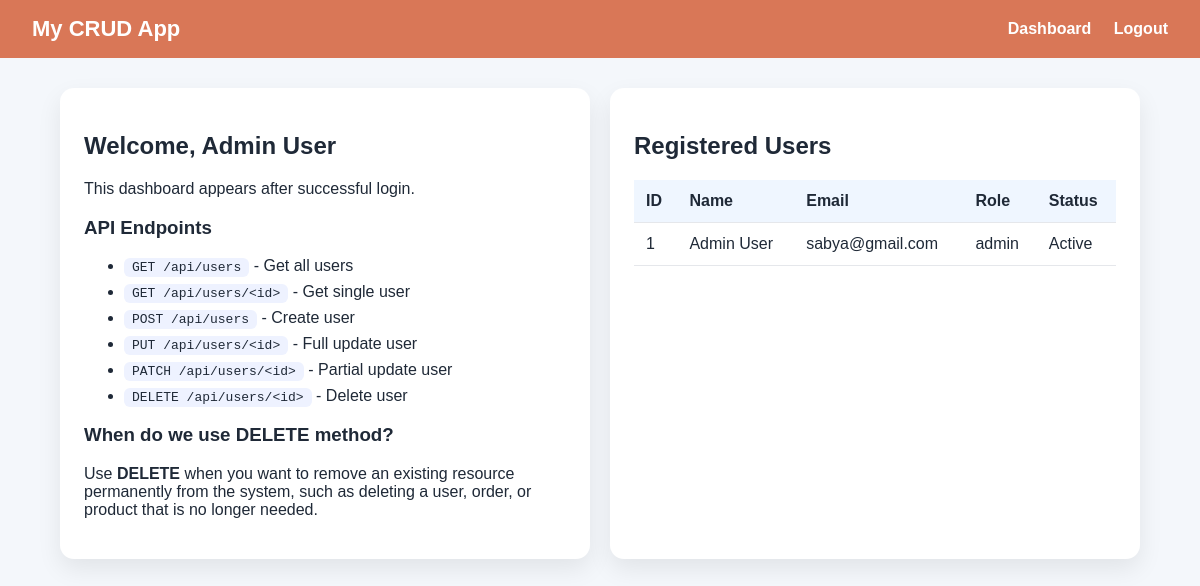
The page /dashboard (signed in) on the database its author committed.
### AppUiBackend/app.py (models this page shows, shortened)
class User(db.Model):
    id = db.Column(db.Integer, primary_key=True)
    full_name = db.Column(db.String(120), nullable=False)
    email = db.Column(db.String(120), unique=True, nullable=False)
    password_hash = db.Column(db.String(255), nullable=False)
    role = db.Column(db.String(50), default='user')
    is_active = db.Column(db.Boolean, default=True)

### AppUiBackend/app.py (the view)
@app.route('/dashboard')
@login_required
def dashboard():
    users = User.query.order_by(User.id.desc()).all()
    return render_template('dashboard.html', users=users)

### AppUiBackend/app.py (called while the page is built)
def login_required(view_func):
    @wraps(view_func)
    def wrapper(*args, **kwargs):
        if 'user_id' not in session:
            flash('Please login first.', 'warning')
            return redirect(url_for('login'))
        return view_func(*args, **kwargs)
    return wrapper

### AppUiBackend/templates/dashboard.html
{% extends 'base.html' %}
{% block content %}
<div class="grid">
    <section class="card">
        <h2>Welcome, {{ session.get('user_name') }}</h2>
        <p>This dashboard appears after successful login.</p>
        <h3>API Endpoints</h3>
        <ul class="api-list">
            <li><code>GET /api/users</code> - Get all users</li>
            <li><code>GET /api/users/&lt;id&gt;</code> - Get single user</li>
            <li><code>POST /api/users</code> - Create user</li>
            <li><code>PUT /api/users/&lt;id&gt;</code> - Full update user</li>
            <li><code>PATCH /api/users/&lt;id&gt;</code> - Partial update user</li>
            <li><code>DELETE /api/users/&lt;id&gt;</code> - Delete user</li>
        </ul>
        <h3>When do we use DELETE method?</h3>
        <p>Use <strong>DELETE</strong> when you want to remove an existing resource permanently from the system, such as deleting a user, order, or product that is no longer needed.</p>
    </section>
    <section class="card">
        <h2>Registered Users</h2>
        <table>
            <thead>
                <tr>
                    <th>ID</th>
                    <th>Name</th>
                    <th>Email</th>
                    <th>Role</th>
                    <th>Status</th>
                </tr>
            </thead>
            <tbody>
                {% for user in users %}
                <tr>
                    <td>{{ user.id }}</td>
                    <td>{{ user.full_name }}</td>
                    <td>{{ user.email }}</td>
                    <td>{{ user.role }}</td>
                    <td>{{ 'Active' if user.is_active else 'Inactive' }}</td>
                </tr>
                {% else %}
                <tr>
                    <td colspan="5">No users found.</td>
                </tr>
                {% endfor %}
            </tbody>
        </table>
    </section>
</div>
{% endblock %}

### AppUiBackend/templates/base.html (shortened to what this page needs)
<!DOCTYPE html>
<html lang="en">
<head>
    <link rel="stylesheet" href="{{ url_for('static', filename='css/style.css') }}">
</head>
<body>
    <nav class="navbar">
        <div class="brand">My CRUD App</div>
        <div class="nav-links">
            {% if session.get('user_id') %}
                <a href="{{ url_for('dashboard') }}">Dashboard</a>
                <a href="{{ url_for('logout') }}">Logout</a>
            {% else %}
                <a href="{{ url_for('login') }}">Login</a>
                <a href="{{ url_for('signup') }}">Signup</a>
            {% endif %}
        </div>
    </nav>
    <main class="container">
        {% block content %}{% endblock %}
    </main>
</body>
</html>

### AppUiBackend/static/css/style.css (style rules this page uses)
* { box-sizing: border-box; }
body { margin: 0; font-family: Arial, sans-serif; background: #f4f7fb; color: #1f2937; }
.navbar { display: flex; justify-content: space-between; align-items: center; background: #D97757; color: white; padding: 16px 32px; }
.brand { font-weight: 700; font-size: 22px; }
.nav-links a { color: white; text-decoration: none; margin-left: 18px; font-weight: 600; }
.container { width: 90%; max-width: 1100px; margin: 30px auto; }
.card { background: white; border-radius: 14px; padding: 24px; box-shadow: 0 10px 25px rgba(0, 0, 0, 0.08); margin-bottom: 20px; }
.grid { display: grid; grid-template-columns: 1fr 1fr; gap: 20px; }
.api-list li { margin-bottom: 8px; }
table { width: 100%; border-collapse: collapse; margin-top: 10px; }
th, td { border-bottom: 1px solid #e5e7eb; text-align: left; padding: 12px; }
th { background: #eff6ff; }
code { background: #eef2ff; padding: 2px 8px; border-radius: 6px; }

### rows shown on the page
User: get "Admin User", id "1", full_name "Admin User", email "sabya@gmail.com", role "admin", is_active "Active"
